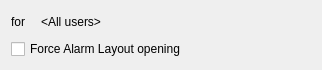
<?xml version="1.0" encoding="UTF-8"?>
<ui version="4.0">
 <class>ShowOnAlarmLayoutActionWidget</class>
 <widget class="QWidget" name="ShowOnAlarmLayoutActionWidget">
  <property name="geometry">
   <rect>
    <x>0</x>
    <y>0</y>
    <width>322</width>
    <height>64</height>
   </rect>
  </property>
  <property name="windowTitle">
   <string/>
  </property>
  <layout class="QGridLayout" name="gridLayout">
   <item row="0" column="0">
    <widget class="QLabel" name="usersLabel">
     <property name="text">
      <string>for</string>
     </property>
    </widget>
   </item>
   <item row="1" column="0" colspan="3">
    <widget class="QCheckBox" name="forceOpenCheckBox">
     <property name="text">
      <string>Force Alarm Layout opening</string>
     </property>
    </widget>
   </item>
   <item row="0" column="2">
    <spacer name="horizontalSpacer">
     <property name="orientation">
      <enum>Qt::Horizontal</enum>
     </property>
     <property name="sizeHint" stdset="0">
      <size>
       <width>40</width>
       <height>20</height>
      </size>
     </property>
    </spacer>
   </item>
   <item row="0" column="1">
    <widget class="QPushButton" name="selectUsersButton">
     <property name="text">
      <string notr="true">&lt;All users&gt;</string>
     </property>
     <property name="flat">
      <bool>true</bool>
     </property>
    </widget>
   </item>
  </layout>
 </widget>
 <resources/>
 <connections/>
</ui>
